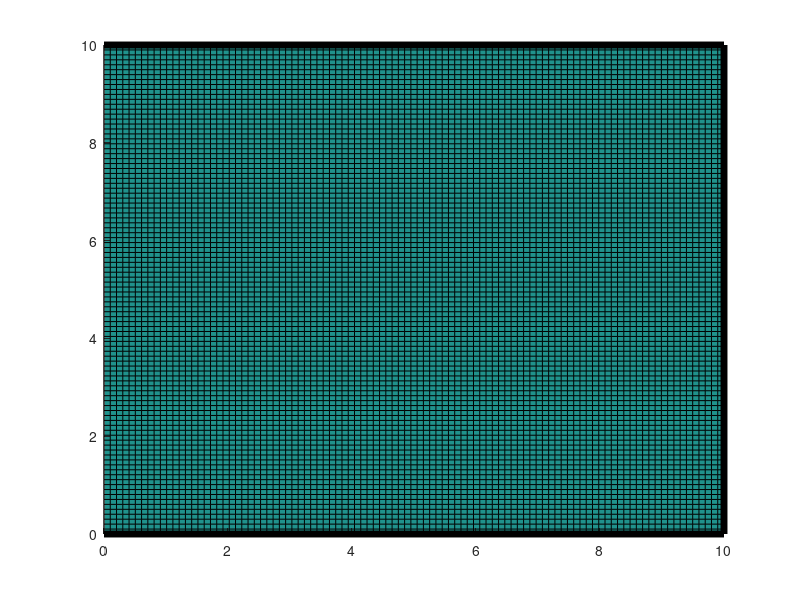

The MATLAB source for this figure: (Note: this script raises an error after producing the figure.)
% Ephraim Bryski
% CIV 524
% Final Project
% This code includes all simulations discussed in the report. (Some figures
% however were created in the command window). Change the variable "demo"
% to change the type of simulation.

clearvars
close all


write_vid=false; % whether it records and saves a video, directory must be changed


% choices for demo: reflect, shoal, per, superpos, pebble, pebble per (not gonna be used), diffract, refract
demo='refract';

g=10;
T=.5;
diffract_gap=0.2; % fraction of length open for waves
refract_prof=@(x,y,M,N) 1-x/M; % used to generate profile and to get depth at specific points to check refraction

% directory MUST be changed to record video:
if write_vid
    vid=VideoWriter(['G:\My Drive\CIV 524\Final Project\',demo,'.mp4']);
    open(vid)
end

% set up simulation conditions:
switch demo
    case {'reflect','per','shoal','superpos'}
        M=100;       % region x distance
        N=.2;        % region y distance
        dx=10^-1;    % position step
        dt=3*10^-3;  % time step
        t_tot=100;   % total simulation time
    otherwise
        M=10;
        N=10;
        dx=.1;
        dt=0.001;
        t_tot=25;
end
time_gap=50; % no effect on simulation, number of steps between replotting, make larger to make faster

% selects boundary conditions:
switch demo
    case 'pebble per'
        BC_x='fixed';
        BC_y='per';
    otherwise
        BC_x='fixed';
        BC_y='fixed';
end

% set up discretization of region and time:
m=M/dx;             
n=N/dx;
n_t_steps=t_tot/dt;

u=zeros(n,m+1);
v=zeros(n+1,m);
[X,Y] = meshgrid(linspace(0,M,m),linspace(0,N,n));
Z=zeros(n,m);

% set up bathymetry:
switch demo
    case 'refract'
        h0=refract_prof(X,Y,M,N);
    case 'shoal'
        h0=(M-0.8*X)/M*2.5;
    otherwise
        h0=2.5;
end

% set up visualization:
hold on
switch demo
    case {'reflect','per','shoal','superpos'}
        surface=plot3(linspace(0,M,m),zeros(1,m),zeros(1,m));
        view([0,-1,0])
        bounds=[-1,3];
        xlabel('Position (m)')
        zlabel('\eta (m)')
    case 'diffract'
        cla
        plot3([0,0,M,M,0,0],[N/2*(1+diffract_gap),N,N,0,0,N/2*(1-diffract_gap)],2+zeros(1,6),'k','LineWidth',5)
        hold on
        surface=surf(X,Y,Z);
        surface.EdgeColor='none';
        xlabel('X Position (m)')
        ylabel('Y Position (m)')
        bounds=[-1.8,2.8];
        view(2)
        c=colorbar;
        c.Label.String="Water Surface (m)";
        hold off
    case 'refract'
        surface=surf(X,Y,Z);
        plot3([0,M,M,0],[N,N,0,0],1+zeros(1,4),'k','LineWidth',5)
        surface.EdgeColor='none';
         xlabel('X Position (m)')
        ylabel('Y Position (m)')
        bounds=[-.5,1];
        view([.01,-1,0])
        c=colorbar;
        c.Label.String="Water Surface (m)";
%         camroll(-45)
    case {'pebble','pebble per'} 
        surface=surf(X,Y,Z);
        surface.EdgeColor='none';
        xlabel('X Position (m)')
        ylabel('Y Position (m)')
        zlabel('\eta (m)')
        bounds=[-.5,1];
        view(3)
end
% camlight('right')
zlim(bounds)
caxis(bounds)
axis square



% set up initial water profile to produce waves:
switch demo
    case {'reflect','per','shoal'}
        etta=2*(exp(-(0.1*(X)).^2));
    case 'superpos'
        etta=2*(exp(-(0.2*(X)).^2))+exp(-(0.1*(X-M)).^2);
    case {'diffract','refract'}
        etta=0*X; % waves are instead produced by having a boundary condition with a varying velocity
    case {'pebble','pebble per'}
        etta=2*(exp(-(0.2*(X-2*M/3)).^2-(0.2*(Y-3*M/4)).^2));
end


for t_step=1:n_t_steps 

    t=t_step*dt;

    % set up the bounding velocity:
    switch demo
        case 'diffract'
            v_forcing=[zeros((1-diffract_gap)/2*n,1);
                    8*sin(2*pi/T*t)*ones(diffract_gap*n,1);
                    zeros((1-diffract_gap)/2*n,1)];
        case 'refract'
            if t<T
                v_forcing=[1*sin(2*pi/T*t)*ones(n,1)];
            else
                v_forcing=zeros(n,1);
            end
        otherwise
            v_forcing=zeros(n,1);
    end

    
    h=h0;

    % for the periodic demo, the BC is initially fixed to produce the wave
    % and is switched to periodic when it travels away from the wall:
    if t_step==2000 && strcmp(demo,'per')
        BC_x='per';
    end
        

    % discretization of du/dt=-g*dn/dx:
    if strcmp(BC_x,'fixed') 
        dettadx=(etta(:,2:end)-etta(:,1:end-1))/dx;
        dudt=[v_forcing,-g*dettadx,zeros(n,1)];
    elseif strcmp(BC_x,'per')
        etta_x=[etta,etta(:,1)];
        dettadx=(etta_x(:,2:end)-etta_x(:,1:end-1))/dx;
        dudt=-g*dettadx;
        dudt=[dudt(:,end),dudt];
    else
        error('Unknwon BC_x name')
    end

    % discretization of dv/dt=-g*dn/dy:
    if strcmp(BC_y,'fixed')   
        dettady=(etta(2:end,:)-etta(1:end-1,:))/dx;
        dvdt=[zeros(1,m);-g*dettady;zeros(1,m)];
    elseif strcmp(BC_y,'per')
        etta_y=[etta;etta(1,:)];
        dettady=(etta_y(2:end,:)-etta_y(1:end-1,:))/dx;
        dvdt=-g*dettady;
        dvdt=[dvdt(end,:);dvdt];
    else
        error('Unknwon BC_y name')
    end
    
    % discretization of dh/dt=-h0*(du/dx+dv/dy):
    u=u+dudt*dt;
    v=v+dvdt*dt;
    h_ext_x=[h(:,1),(h(:,1:end-1)+h(:,2:end))/2,h(:,end)];
    h_ext_y=[h(1,:);(h(1:end-1,:)+h(2:end,:))/2;h(end,:)];
    dhudx=(h_ext_x(:,2:end).*u(:,2:end)-h_ext_x(:,1:end-1).*u(:,1:end-1))/dx;
    dhvdy=(h_ext_y(2:end,:).*v(2:end,:)-h_ext_y(1:end-1,:).*v(1:end-1,:))/dx;
    dhdt=-(dhudx+dhvdy);
    etta=etta+dhdt*dt;

   
    % update the visual:
    if mod(t_step,time_gap)==0
        if write_vid
            writeVideo(vid,getframe(gcf))
        end
        pause(10^-6)
        switch demo
            case {'reflect','per','shoal','superpos'}
                surface.ZData=etta(1,:);
            otherwise
                surface.ZData=etta;
        end
    end


end

if write_vid
    close(vid)
end



% refraction check, the points were determined us ginput() and copied on to
% the script:

% x_refract=[
%     2.0889
%     2.4933
%    41.7116
%    43.7332
%    72.3046
%    77.1563];
%    
% y_refract =[
%    88.3423
%    76.8868
%    87.2642
%    75.6739
%    89.4205
%    77.0216];
% 
% for i=1:3
%     x1=x_refract(i*2-1);
%     x2=x_refract(i*2);
%     y1=y_refract(i*2-1);
%     y2=y_refract(i*2);
%     plot3([x1,x2],[y1,y2],[1;1],'k','LineWidth',5)
%     angle(i)=atan((y2-y1)/(x2-x1));
%     h(i)=refract_prof((x1+x2)/2,(y1+y2)/2,M,N);
%     c(i)=sqrt(g*h(i));
% end
% figure
% scatter(c,sin(-pi/4-angle),'filled')
% hold on
% ylabel('sin(\theta)')
% xlabel('Wave Speed (m/s)')
% title('sin(\theta) vs Wave Speed During Refraction')
% xlim([0,7.5])
% ylim([0,.7])
% coeffs=polyfit(c,sin(-pi/4-angle),1);
% m=coeffs(1);
% b=coeffs(2);
% plot([0,7.5],m*[0,7.5]+b)
